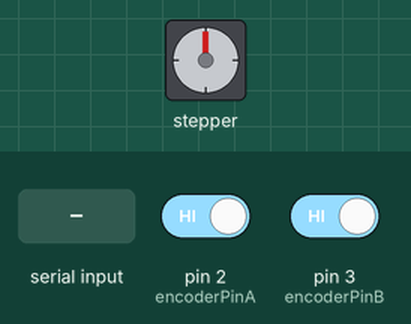
A program run on a simulated Arduino Uno, built with avr-gcc and run on an emulated ATmega328P. On the bench: stepper motor. The inputs (shaded band) are chosen by the test bench; at power-on: pin 2 (encoderPinA) HIGH, pin 3 (encoderPinB) HIGH. Stepper angles assume 200 steps per turn.

Above: at 5.3 s.
5.4 s: "90,45\n" received over Serial
At 8.3 s:
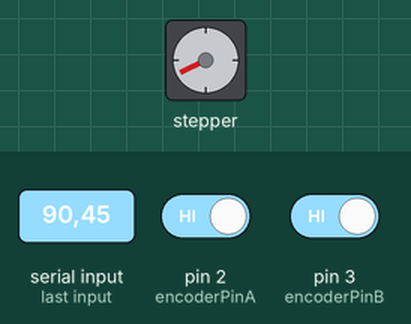
8.4 s: "30,150\n" received over Serial
At 11.2 s:
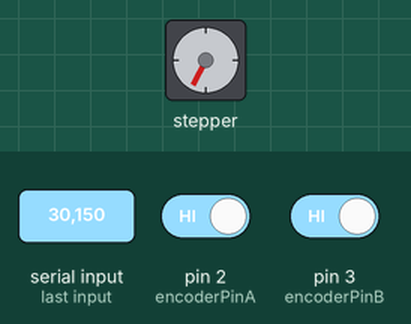
11.4 s: "90\n" received over Serial
At 12.7 s:
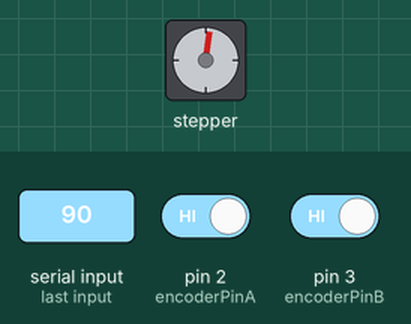
13.9 s: "30,150\n" received over Serial
At 16.8 s:
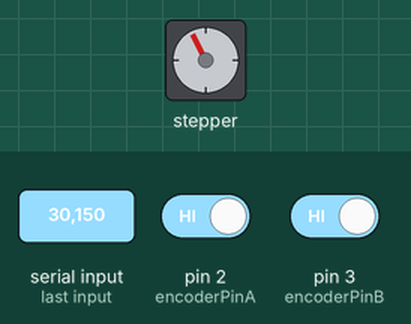
16.9 s: "5\n" received over Serial
At 18.8 s:
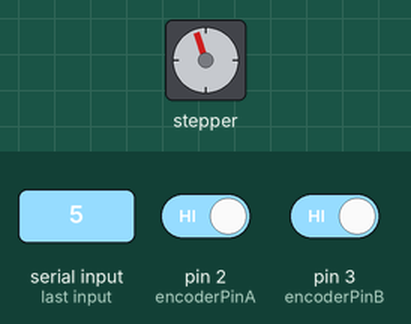
Timing chart, 0 to 20.3 s (numbered marks = the images above; inputs shaded):
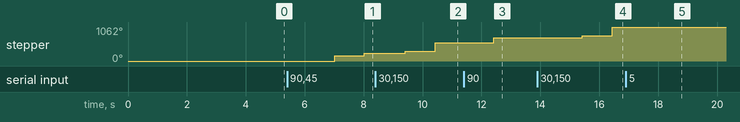

The program:

main.cpp
```cpp
#include <Arduino.h>

#include <Adafruit_MotorShield.h>
#include <SPI.h>

const byte encoderPinA = 2;//outputA digital pin2
const byte encoderPinB = 3;//outoutB digital pin3
volatile int count = 0;
int protectedCount = 0;
int previousCount = 0;

int val = 0;

void isrA();
void isrB();

#define readA bitRead(PIND,2)//faster than digitalRead()
#define readB bitRead(PIND,3)//faster than digitalRead()

// Create the motor shield object with the default I2C address
Adafruit_MotorShield AFMS = Adafruit_MotorShield();
// Or, create it with a different I2C address (say for stacking)
// Adafruit_MotorShield AFMS = Adafruit_MotorShield(0x61);

// Connect a stepper motor with 200 steps per revolution (1.8 degree)
// to motor port #2 (M3 and M4)
Adafruit_StepperMotor *myStepper = AFMS.getStepper(200, 2);


void setup() {

  Serial.begin (115200);


  if (!AFMS.begin()) {         // create with the default frequency 1.6KHz
  // if (!AFMS.begin(1000)) {  // OR with a different frequency, say 1KHz
    Serial.println("Could not find Motor Shield. Check wiring.");
    while (1);
  }


  pinMode(encoderPinA, INPUT_PULLUP);
  pinMode(encoderPinB, INPUT_PULLUP);

  attachInterrupt(digitalPinToInterrupt(encoderPinA), isrA, CHANGE);
  attachInterrupt(digitalPinToInterrupt(encoderPinB), isrB, CHANGE);

  delay(2000);
}

void loop() {

  noInterrupts();
  protectedCount = count/3;
  interrupts();

  //Serial.println(protectedCount);

  //while(1);

  if(protectedCount != previousCount) {
    Serial.println(protectedCount);
  }

  previousCount = protectedCount;

  if (Serial.available() >= 0) {

    val = Serial.parseInt();
    //Serial.println(val);
    delay(1000);

    if(val > 0){
      for(int i = 0; i < val; i++){
        myStepper->onestep(FORWARD, SINGLE);
      }
    }else if(val < 0){
      for(int i = 0; i > val; i--){
        myStepper->onestep(BACKWARD, SINGLE);
      }
    }

  }

}

void isrA() {
  if(readB != readA) {
    count ++;
  } else {
    count --;
  }
}
void isrB() {
  if (readA == readB) {
    count ++;
    } else {
    count --;
  }
}
```

Measured:
- after the input at 5.4 s, stepper: goes 162° 1.0 s, then 243°, starting after 1.6 s
- after the input at 8.4 s, stepper: goes 297° 1.0 s, then 567°, starting after 1.0 s
- after the input at 11.4 s, stepper: turns 162° clockwise, starting after 1.0 s
- after the input at 13.9 s, stepper: goes 783° 1.0 s, then 1053°, starting after 1.5 s
